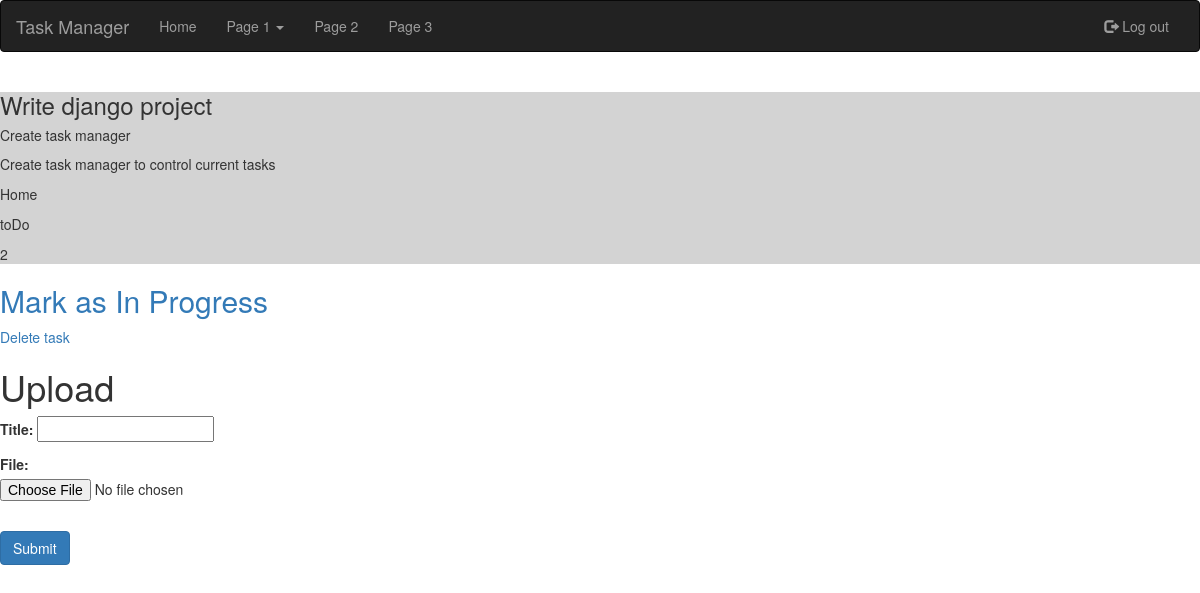
Page /tasks/tasksList/taskDetail/1/ (signed in) on the earlier database version.
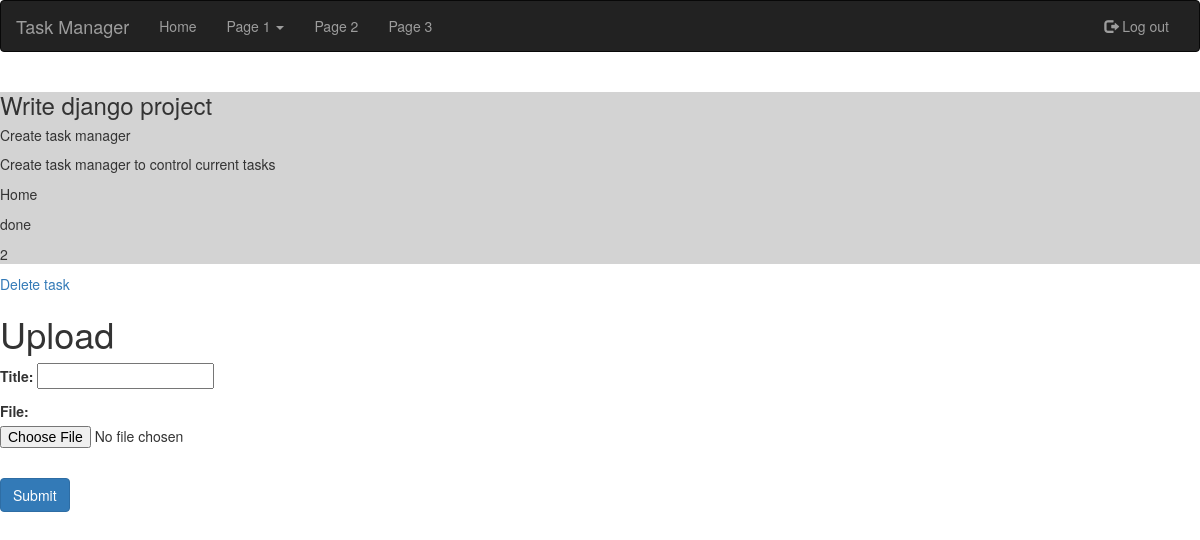
Same page on the later database version.
### tasks/models.py (models this page shows, shortened)
class Task(models.Model):
    name = models.CharField(max_length=100)
    shortDescription = models.CharField(max_length=100)
    longDescription = models.CharField(max_length=500)
    category = models.CharField(max_length=50)
    stateOptions = models.TextChoices('state', 'toDo inProgress done')
    state = models.CharField(blank=True, max_length=10, choices=stateOptions.choices)
    priority = models.IntegerField()
    createdBy = models.ForeignKey(
        settings.AUTH_USER_MODEL,
        on_delete=models.CASCADE,
        default=1
    )
    filePath = models.CharField(max_length=500, default='')

### tasks/views/views.py (the view)
# urls.py: path('tasksList/taskDetail/<int:taskId>/', views.taskDetail, name='taskDetail'),
@login_required
def taskDetail(request, taskId):
    task = Task.objects.get(id=taskId)
    form = UploadFileForm()
    return render(request, 'taskDetail.html', {'task': task, 'form': form})

### tasks/forms.py
class UploadFileForm(forms.Form):
    title = forms.CharField(max_length=100)
    file = forms.FileField()

### tasks/templates/taskDetail.html (shortened to what this page needs)
<!DOCTYPE html>
<html lang="en">
<head>
    <link rel="stylesheet" href="https://maxcdn.bootstrapcdn.com/bootstrap/3.4.1/css/bootstrap.min.css">
    <link rel="stylesheet" href="{% static 'tasks/main.css' %}">
</head>
<body>
    <nav class="navbar navbar-inverse">
        <div class="container-fluid">
          <div class="navbar-header">
            <a class="navbar-brand" href="{% url 'index' %}">Task Manager</a>
          </div>
          <div class="collapse navbar-collapse" id="myNavbar">
            <ul class="nav navbar-nav">
              <li><a href="#">Home</a></li>
              <li class="dropdown">
                <a class="dropdown-toggle" data-toggle="dropdown" href="#">Page 1 <span class="caret"></span></a>
              </li>
              <li><a href="#">Page 2</a></li>
              <li><a href="#">Page 3</a></li>
            </ul>
            <ul class="nav navbar-nav navbar-right">
              {% if user.is_authenticated %}
              <li><a href="{% url 'logout_user' %}"><span class="glyphicon glyphicon-log-out"></span> Log out</a></li>
              {% else %}
              <li><a href="{% url 'register_user' %}"><span class="glyphicon glyphicon-user"></span> Sign Up</a></li>
              <li><a href="{% url 'login_user' %}"><span class="glyphicon glyphicon-log-in"></span> Login</a></li>
              {% endif %}
            </ul>
          </div>
        </div>
      </nav>
    <div class="container-fluid">
        <div class="row justify-content-center">
            <div class="col-4 grey">
                <h3>
                    {{ task.name }}
                </h3>
                <h5>
                    {{ task.shortDescription }}
                </h5>
                <p>
                    {{ task.longDescription }}
                </p>
                <p>
                    {{ task.category }}
                </p>
                <p>
                    {{ task.state }}
                </p>
                <p>
                    {{ task.priority }}
                </p>
            </div>
            <div class="col-4">
                <a href="{% url 'taskStateChange' task.id %}">
                    {% if task.state == 'toDo' %}
                        <h2>
                            Mark as In Progress
                        </h2>
                    {% elif task.state == 'inProgress' %}
                        <h2>
                            Mark as Done
                        </h2>
                    {% endif %}
                    <a href="{% url 'deleteTask'  task.id %}">
                        Delete task
                    </a>
            </div>
        </div>
    </div>
    <h1>Upload</h1>
    {% block content %}
    <form action="{% url 'uploadFile' task.id %}" method="POST" enctype="multipart/form-data">
        <form>
            {{ form.as_p }}
            <br>
            <button type="submit" class="btn btn-primary">Submit</button>
          </form>
    </form>
    {% endblock %}
</body>
</html>

Differences in the rows shown:
changed Task "Write django project": state "toDo" → "done"
Other differences:
text no longer shown: "Mark as In Progress"
